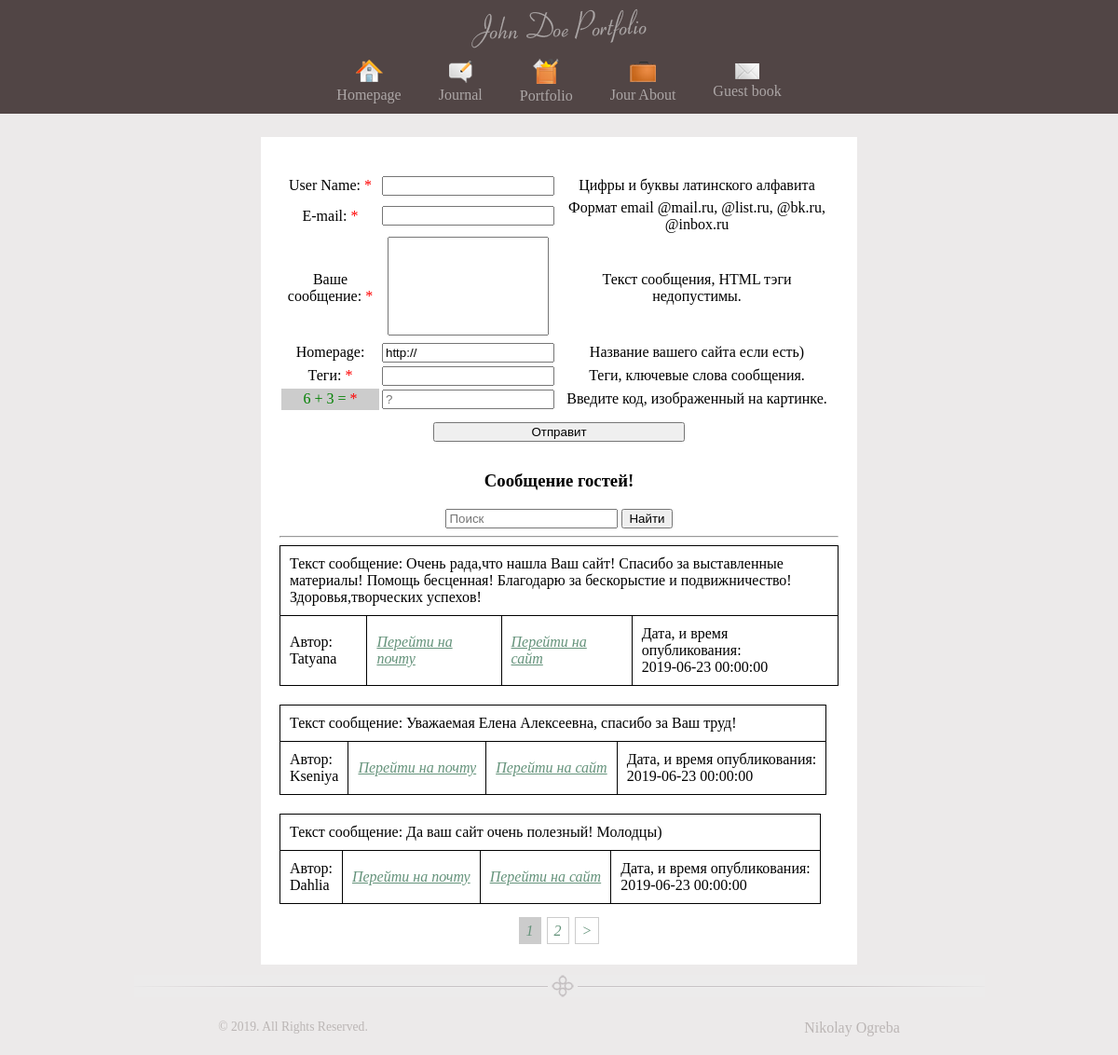
The page / on the database its author committed.
### tables this page shows
CREATE TABLE IF NOT EXISTS `pages` (
  `id` tinyint(3) unsigned NOT NULL,
  `metaKey` varchar(255) NOT NULL,
  `metaDes` varchar(255) NOT NULL,
  `iconImg` varchar(255) NOT NULL DEFAULT 'notImg.png',
  `imgPage` varchar(255) NOT NULL DEFAULT 'no img',
  `titleSite` varchar(255) NOT NULL,
  `textSite` text NOT NULL,
  `namePage` varchar(255) NOT NULL DEFAULT 'no name'
);

CREATE TABLE IF NOT EXISTS `book` (
  `id` tinyint(12) unsigned NOT NULL,
  `userName` varchar(255) NOT NULL,
  `email` varchar(255) NOT NULL,
  `text` text NOT NULL,
  `homePage` varchar(255) NOT NULL,
  `date` datetime NOT NULL,
  `meta` varchar(255) NOT NULL
);

### controller/controller.php (called while the page is built, shortened)
<?php
    require('functions/functions.php');
    $pages = get_full_pages();
    $view = empty($_GET['view']) ? 'guest_book' : $_GET['view'];
    switch($view) {
        case('guest_book'):
        	 if(isset($_GET['page'])) {
                $list = (int) $_GET['page'];
                if($list < 1) $list = 1;
            } else $list = 1;
            $start_pos = (($list - 1) * COUNT_COMMENTS);
            $book = get_guest_book($start_pos, COUNT_COMMENTS);
        break;
    }
    require(TEMPLATE . 'index.php');

### index.php (called while the page is built, shortened)
<?php
	require(CONTROLLER);
?>

### model/model.php (called while the page is built, shortened)
<?php
	function get_full_pages()
	{
		$query = "SELECT `id`, `iconImg`, `titleSite`, `namePage` FROM `pages`";
		$res_select_pages = mysqli_query($GLOBALS['db'], $query) or die(mysqli_error($GLOBALS['db']));
		$get_array_pages = [];
		while($row = mysqli_fetch_assoc($res_select_pages)) {
			$get_array_pages[] = $row;
		}
		return $get_array_pages;
	}
	function get_guest_book($start_pos,  $perpage)
	{
		$query = "SELECT `userName`, `email`, `text`, `homePage`, `date` FROM `book` LIMIT $start_pos,  $perpage";
		$result = mysqli_query($GLOBALS['db'], $query) or die(mysqli_error($GLOBALS['db']));
        $book = array();
        while($row = mysqli_fetch_assoc($result)) {
        	$book[] = $row;
        }
        return $book;
	}

### views/viewGuestBook/guest_book.php (the view, shortened to what this page needs)
<?php
	$a = mt_rand(1, 10);
	$b = mt_rand(1, 10);
?>
<form method="POST" name='form_guest_book'>
	<table class='table'>
		<tr>
			<td class='w'><label for='username'>User Name: <span class='red'>*</span></label></td>
			<td><input type='text' name='userName' id='username' required /></td>
			<td>Цифры и буквы латинского алфавита</td>
		</tr>
		<tr>
			<td class='w'><label for='email'>E-mail: <span class='red'>*</span></label></td>
			<td><input type='email' pattern='[^ @]*@[^ @]*' name='email' id='email' required></td>
			<td>Формат email @mail.ru, @list.ru, @bk.ru, @inbox.ru</td>
		</tr>
		<tr>
			<td class='w'><label for='text'>Ваше сообщение: <span class='red'>*</span></label></td>
			<td><textarea name='fullText' id='text' required></textarea></td>
			<td>Текст сообщения, HTML тэги недопустимы.</td>
		</tr>
		<tr>
			<td class='w'><label for='homepage'>Homepage:</label></td>
			<td><input type='text' name='homePage' id='homepage' placeholder='http://' value='http://'></td>
			<td>Название вашего сайта если есть) <span class='decorationText'></span></td>
		</tr>
		<tr>
			<td class='w'><label for='tegs'>Теги: <span class='red'>*</span></label></td>
			<td><input id='text' id='tegs' name='meta' required></input></td>
			<td>Теги, ключевые слова сообщения.</td>
		</tr>
		<tr>
			<td class='w c'><?=$a?> + <?=$b?> = <span class='red'>*</span></td>
			<td><input type='text' name='captcha' id='captcha' placeholder='?'></td>
			<td>Введите код, изображенный на картинке.</td>
		</tr>
		<tr>
			<td colspan='3'><button type='submit' name='submit' id='sub'> Отправит </button></td>
		</tr>
	</table>
</form>
<h3>Сообщение гостей!</h3>
<?php if(!empty($book)): ?>
<form action='' method='get' class='search'>
	<div>
		<input type='text' name='search' required placeholder='Поиск'>
		<button type='submit'>Найти</button>
	</div>
</form> <hr />
<?php foreach ($book as $value): ?>
<table class='border'>
	<tfoot>
		<tr>
			<td>Автор: <br /> <?=$value['userName']?></td>
			<td><a href='mailto:<?=$value['email']?>'>Перейти на почту</a></td>
			<?php if(!empty($value['homePage'])): ?>
			<td><a href='<?=$value['homePage']?>' target='_blank'>Перейти на сайт</a></td>
			<?php else: ?>
			<td>Сайт не указан</td>
			<?php endif; ?>
			<td>Дата, и время опубликования: <br /> <?=$value['date']?></td>
		</tr>
	</tfoot>
	<tbody>
		<tr>
			<td colspan='4'>Текст сообщение: <?=$value['text']?></td>
		</tr>
	</tbody>
</table>
<?php
	endforeach;
endif;
	if(COUNT_COMMENTS > 1) paginatio($list, $pages_count);
?>

### views/viewGuestBook/blocks/header.php (shortened to what this page needs)
<!DOCTYPE HTML>
<html xmlns="http://www.w3.org/1999/xhtml">
<head>
    <link rel="stylesheet" href="<?=TEMPLATE?>styles/main.css" type="text/css" />
</head>
<body>
    <div id="container">
        <div id='header'>
            <img src="<?=TEMPLATE?>images/logo.png" alt = "Логотип сайта" />
            <nav>
                <?php foreach ($pages as $value): ?>
                    <?php if(isset($value['namePage']) && $value['namePage'] === 'no name'): ?>
                        <a href="?view=page&amp;page_id=<?=$value['id']?>">
                        <img src="<?=TEMPLATE?>images/<?=$value['iconImg']?>" alt="<?=$value['titleSite']?>" />
                            <br />
                        <span><?=$value['titleSite']?></span>
                    </a>
                    <?php else: ?>
                        <a href="?view=<?=$value['namePage']?>&amp;page_id=<?=$value['id']?>">
                        <img src="<?=TEMPLATE?>images/<?=$value['iconImg']?>" alt="<?=$value['titleSite']?>" />
                            <br />
                        <span><?=$value['titleSite']?></span>
                    </a>
                    <?php endif; ?>
                <?php endforeach; ?>
            </nav>
        </div>

### views/viewGuestBook/styles/main.css (style rules this page uses)
html { height: 100%; }
body { background-color: #ECEAEA; font-family: Tahoma; font-size: 12pt; margin: 0; padding: 0 0 1px 0; display: block; min-height: 100%; width: 100%; overflow-y: hidden; position: relative; overflow: auto; }
a img { border: none; }
nav { display: flex; align-items: center; justify-content: center; }
#container { text-align: center; margin: 0 auto; }
#container nav { padding: 0 0 10px; }
#container nav a { color: #ACA6A6; text-decoration: none; padding: 0 20px; }
#header { background-color: #514545; }
.table { width: 100%; }
.w { width: 103px; }
.c { background-color: #ccc; color: green; }
.table textarea { resize: none; height: 100px; width: 167px; }
.table tr, .table td { vertical-align: middle; }
.border { margin-bottom: 20px; }
.border, .border tr, .border td { border: 1px solid #000; border-collapse: collapse; border-spacing: 0; padding: 10px; }
.border tr:last-child { text-align: left; }
.red { color: red; }
#sub { margin: 10px 0; width: 270px; cursor: pointer; }
#post a { color: #65937B; font-style: italic; }

### rows shown on the page
pages: iconImg (picture), titleSite "Homepage"
pages: iconImg (picture), titleSite "Journal"
pages: iconImg (picture), titleSite "Portfolio"
pages: iconImg (picture), titleSite "Jour About"
pages: iconImg (picture), titleSite "Guest book"
book: userName "Tatyana", date "2019-06-23 00:00:00", text "Очень рада,что нашла Ваш сайт! Спасибо за выставленные материалы! Помощь бесценная! Благодарю за бескорыстие и подвижничество! Здоровья,творческих успехов!"
book: userName "Kseniya", date "2019-06-23 00:00:00", text "Уважаемая Елена Алексеевна, спасибо за Ваш труд!"
book: userName "Dahlia", date "2019-06-23 00:00:00", text "Да ваш сайт очень полезный! Молодцы)"

### other values the page prints
$page "1"
$page + 1 "2"
